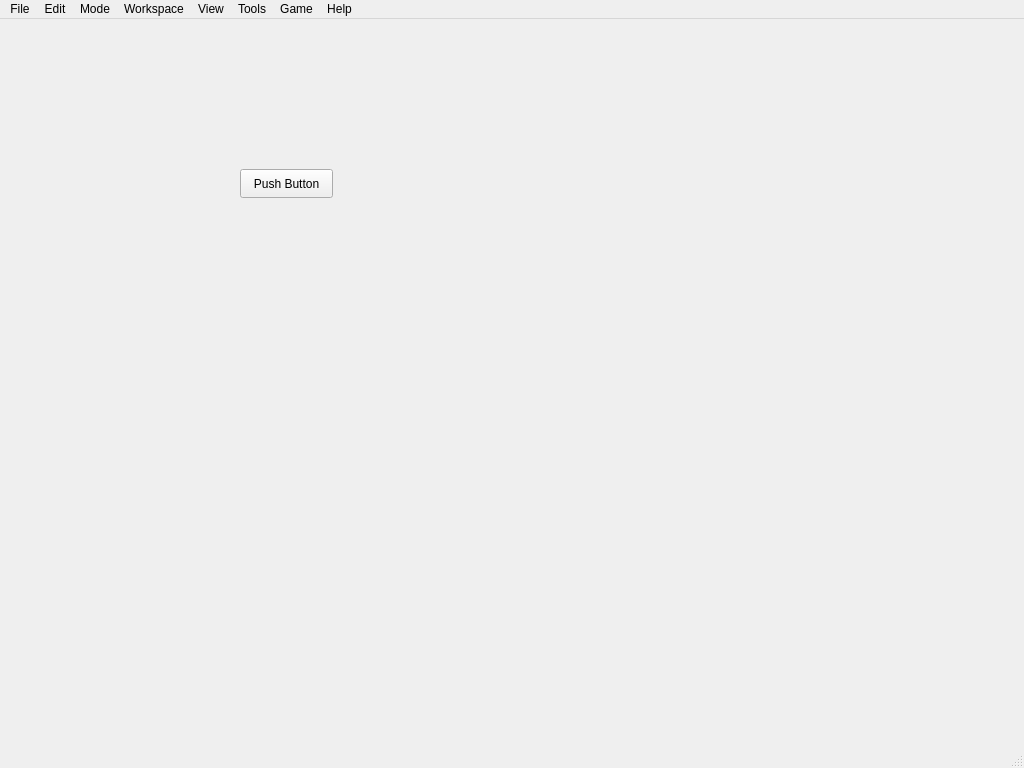
<?xml version="1.0" encoding="UTF-8"?>
<ui version="4.0">
 <class>MainWindow</class>
 <widget class="QMainWindow" name="MainWindow">
  <property name="geometry">
   <rect>
    <x>0</x>
    <y>0</y>
    <width>1024</width>
    <height>768</height>
   </rect>
  </property>
  <property name="minimumSize">
   <size>
    <width>1024</width>
    <height>768</height>
   </size>
  </property>
  <property name="maximumSize">
   <size>
    <width>1024</width>
    <height>768</height>
   </size>
  </property>
  <property name="windowTitle">
   <string>MainWindow</string>
  </property>
  <widget class="QWidget" name="centralwidget">
   <widget class="QPushButton" name="pushButton">
    <property name="geometry">
     <rect>
      <x>240</x>
      <y>150</y>
      <width>93</width>
      <height>29</height>
     </rect>
    </property>
    <property name="text">
     <string>Push Button</string>
    </property>
   </widget>
  </widget>
  <widget class="QMenuBar" name="menubar">
   <property name="geometry">
    <rect>
     <x>0</x>
     <y>0</y>
     <width>1024</width>
     <height>26</height>
    </rect>
   </property>
   <widget class="QMenu" name="menuFile">
    <property name="title">
     <string>File</string>
    </property>
   </widget>
   <widget class="QMenu" name="menuEdit">
    <property name="title">
     <string>Edit</string>
    </property>
   </widget>
   <widget class="QMenu" name="menuMode">
    <property name="title">
     <string>Mode</string>
    </property>
   </widget>
   <widget class="QMenu" name="menuWorkspace">
    <property name="title">
     <string>Workspace</string>
    </property>
   </widget>
   <widget class="QMenu" name="menuView">
    <property name="title">
     <string>View</string>
    </property>
   </widget>
   <widget class="QMenu" name="menuTools">
    <property name="title">
     <string>Tools</string>
    </property>
   </widget>
   <widget class="QMenu" name="menuGame">
    <property name="title">
     <string>Game</string>
    </property>
   </widget>
   <widget class="QMenu" name="menuHelp">
    <property name="title">
     <string>Help</string>
    </property>
   </widget>
   <addaction name="menuFile"/>
   <addaction name="menuEdit"/>
   <addaction name="menuMode"/>
   <addaction name="menuWorkspace"/>
   <addaction name="menuView"/>
   <addaction name="menuTools"/>
   <addaction name="menuGame"/>
   <addaction name="menuHelp"/>
  </widget>
  <widget class="QStatusBar" name="statusbar"/>
 </widget>
 <resources/>
 <connections/>
</ui>
